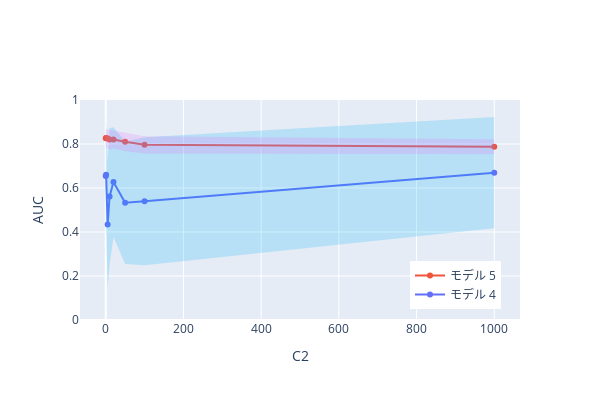

Notebook cell for this chart:
### Code cell
import plotly.graph_objects as go
index = ['モデル 4', 'モデル 5']

# データを準備
tmp_mean = [
    {info: df.loc['linear svm (L)', 'auc'] for info, df in zip(infos, dfs_mean)},
    {info: df.loc['non-linear svm (L)', 'auc'] for info, df in zip(infos, dfs_mean)}
]
tmp_mean = pd.DataFrame(tmp_mean, index=index)

tmp_std = [
    {info: df.loc['linear svm (L)', 'auc'] for info, df in zip(infos, dfs_std)},
    {info: df.loc['non-linear svm (L)', 'auc'] for info, df in zip(infos, dfs_std)}
]
tmp_std = pd.DataFrame(tmp_std, index=index)

# 折れ線グラフの作成
fig = go.Figure()

# 平均値のプロット
fig.add_trace(
    go.Scatter(
        x=tmp_mean.columns,
        y=tmp_mean.iloc[0, :],
        mode='lines+markers', 
        name=tmp_mean.index[0]
    )
)

fig.add_trace(
    go.Scatter(
        x=tmp_mean.columns,
        y=tmp_mean.iloc[1, :],
        mode='lines+markers', 
        name=tmp_mean.index[1]
    )
)

# 標準偏差の縦棒の追加
fig.add_trace(
    go.Scatter(
        x=tmp_mean.columns,
        y=tmp_mean.iloc[0, :] + tmp_std.iloc[0, :],
        mode='lines',
        line=dict(color='rgba(0,176,246,0.2)', width=0),
        showlegend=False
    )
)

fig.add_trace(
    go.Scatter(
        x=tmp_mean.columns,
        y=tmp_mean.iloc[0, :] - tmp_std.iloc[0, :],
        mode='lines',
        fill='tonexty',
        fillcolor='rgba(0,176,246,0.2)',
        line=dict(color='rgba(255,255,255,0)'),
        showlegend=False
    )
)

fig.add_trace(
    go.Scatter(
        x=tmp_mean.columns,
        y=tmp_mean.iloc[1, :] + tmp_std.iloc[1, :],
        mode='lines',
        line=dict(color='rgba(231,107,243,0.2)', width=0),
        showlegend=False
    )
)

fig.add_trace(
    go.Scatter(
        x=tmp_mean.columns,
        y=tmp_mean.iloc[1, :] - tmp_std.iloc[1, :],
        mode='lines',
        fill='tonexty',
        fillcolor='rgba(231,107,243,0.2)',
        line=dict(color='rgba(255,255,255,0)'),
        showlegend=False
    )
)

fig.update_layout(
    height=400,
    width=600,
    legend=dict(
        x=0.75,
        y=0.05
    ),
    xaxis_title='C2', 
    yaxis_title='AUC', 
    yaxis=dict(range=[0, 1])
)
fig.show()

### Figure 1 — Plotly figure (JSON) as saved in the notebook; plotly's stock layout.template omitted (floating-point values rounded to 4 significant figures)
{"data": [{"mode": "lines+markers", "name": "モデル 4", "type": "scatter", "x": [0.1, 1, 5, 10, 20, 50, 100, 1000], "y": [0.6543, 0.6598, 0.4338, 0.5614, 0.6268, 0.5332, 0.5396, 0.6697]}, {"mode": "lines+markers", "name": "モデル 5", "type": "scatter", "x": [0.1, 1, 5, 10, 20, 50, 100, 1000], "y": [0.8266, 0.827, 0.825, 0.8199, 0.8204, 0.8098, 0.7961, 0.7875]}, {"line": {"color": "rgba(0,176,246,0.2)", "width": 0}, "mode": "lines", "showlegend": false, "type": "scatter", "x": [0.1, 1, 5, 10, 20, 50, 100, 1000], "y": [0.9346, 0.8963, 0.7225, 0.8724, 0.8757, 0.8115, 0.8302, 0.9223]}, {"fill": "tonexty", "fillcolor": "rgba(0,176,246,0.2)", "line": {"color": "rgba(255,255,255,0)"}, "mode": "lines", "showlegend": false, "type": "scatter", "x": [0.1, 1, 5, 10, 20, 50, 100, 1000], "y": [0.3739, 0.4232, 0.1451, 0.2504, 0.3778, 0.2549, 0.2489, 0.4172]}, {"line": {"color": "rgba(231,107,243,0.2)", "width": 0}, "mode": "lines", "showlegend": false, "type": "scatter", "x": [0.1, 1, 5, 10, 20, 50, 100, 1000], "y": [0.8665, 0.8685, 0.8661, 0.8664, 0.8618, 0.853, 0.8355, 0.8214]}, {"fill": "tonexty", "fillcolor": "rgba(231,107,243,0.2)", "line": {"color": "rgba(255,255,255,0)"}, "mode": "lines", "showlegend": false, "type": "scatter", "x": [0.1, 1, 5, 10, 20, 50, 100, 1000], "y": [0.7868, 0.7855, 0.784, 0.7734, 0.7791, 0.7665, 0.7567, 0.7537]}], "layout": {"height": 400, "legend": {"x": 0.75, "y": 0.05}, "width": 600, "xaxis": {"title": {"text": "C2"}}, "yaxis": {"range": [0, 1], "title": {"text": "AUC"}}}}
